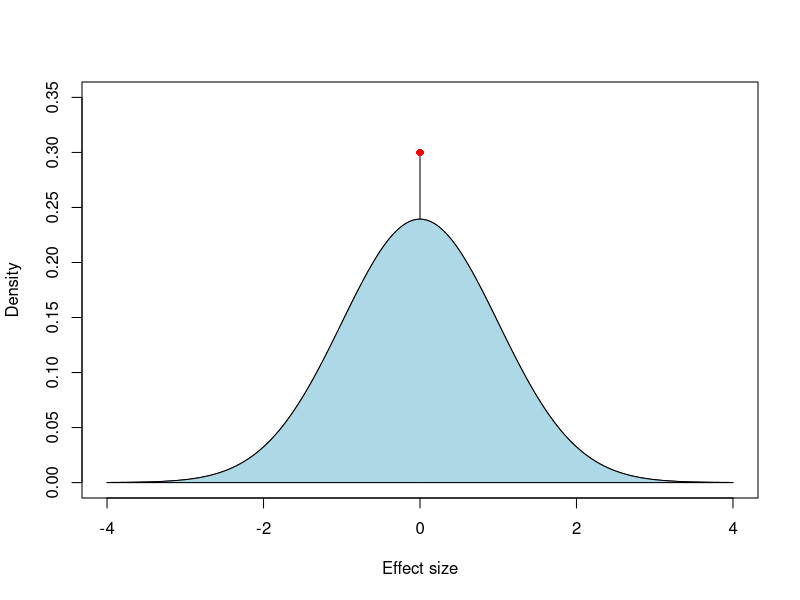

This chart was generated by the following R code:
x=seq(-4,4,length=200)
plot(x,0.6*dnorm(x),type="l",ylim=c(0,0.35),xlab="Effect size", ylab="Density")
lines(c(0,0), c(0,0.3))
points(0,0.3,pch=16, col='red')
polygon(c(x,rev(x)),c(0.6*dnorm(x),0*x),col="lightblue")